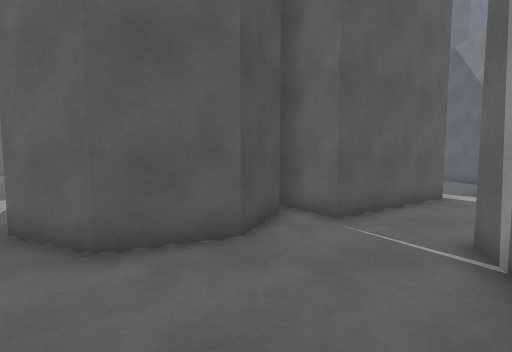
View 1 (above)

24 first-person views from a walk through a Unity game level. The camera is 1.4 m above the floor, tilts 4° down and sees 90° across. The floor is counted in squares, 1 m on a side. Each view is taken from the middle of a square. On the plan, view 1 faces up. The plan holds only what a view shows up to about 13 squares ahead; the rest is blank. The place goes on beyond the plan.

View 2
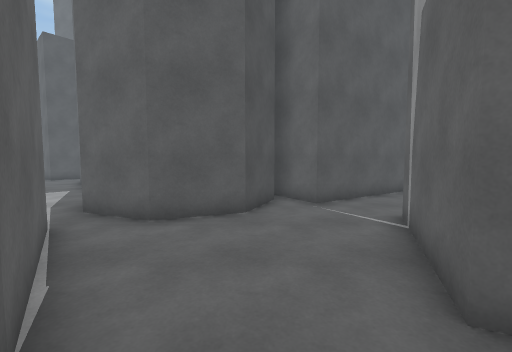

View 3
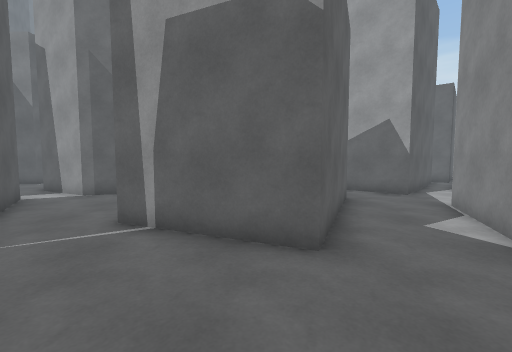

View 4
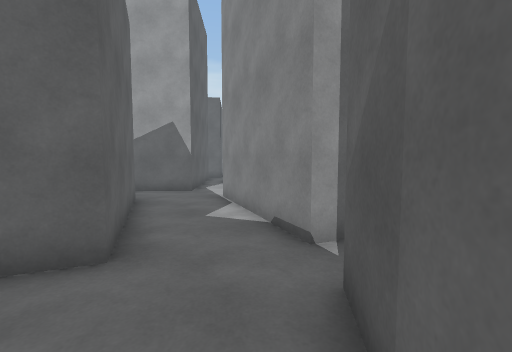

View 5
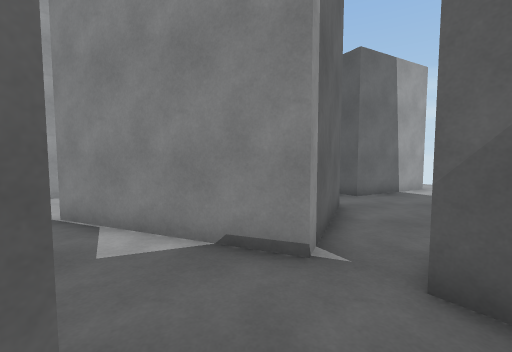

View 6
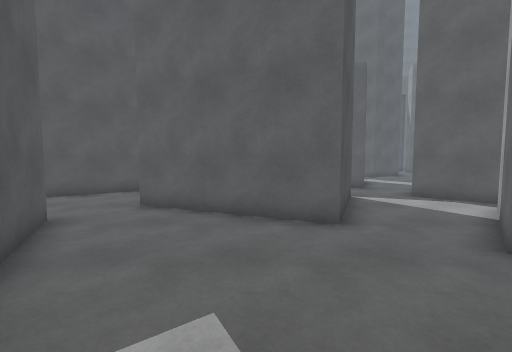

View 7
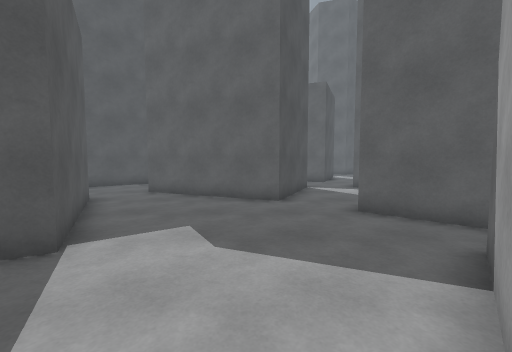

View 8
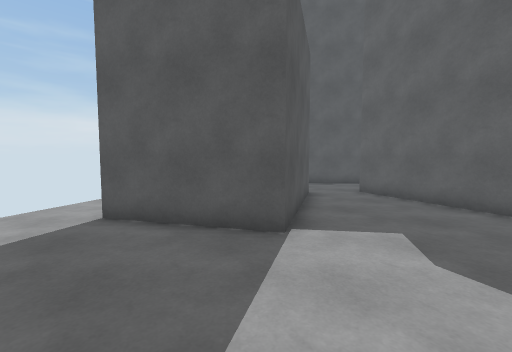

View 9
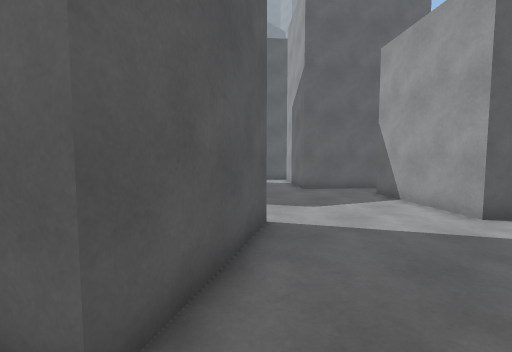

View 10
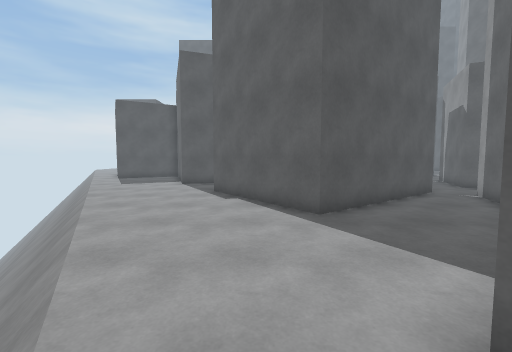

View 11
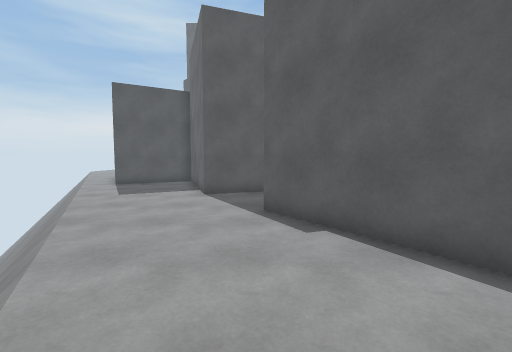

View 12
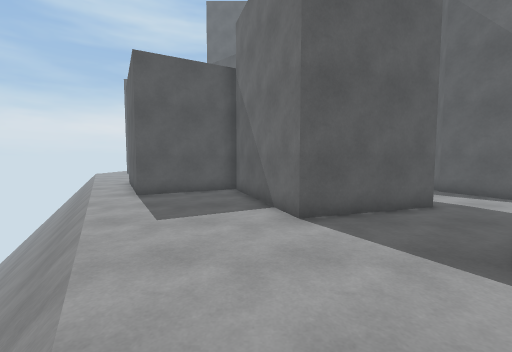

View 13
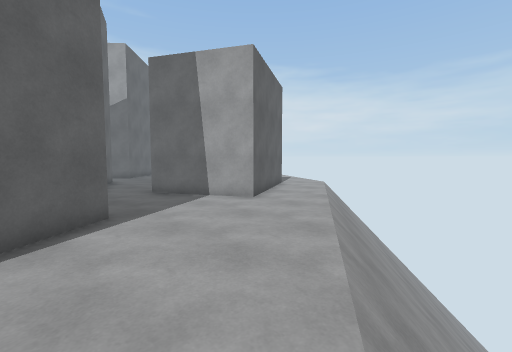

View 14
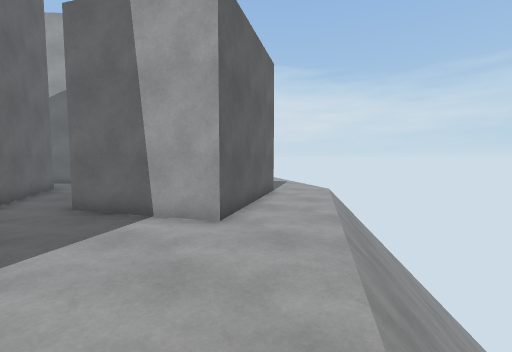

View 15
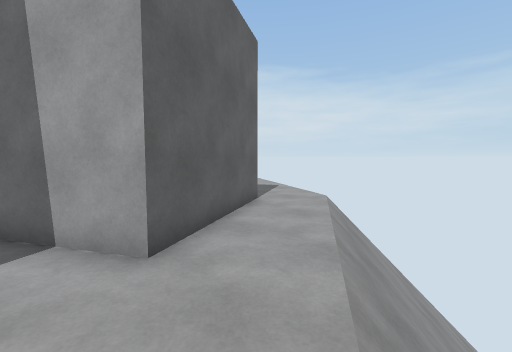

View 16
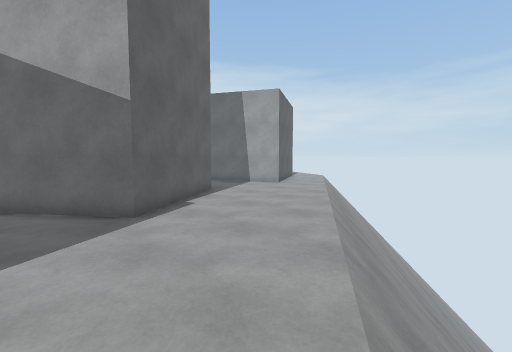

View 17
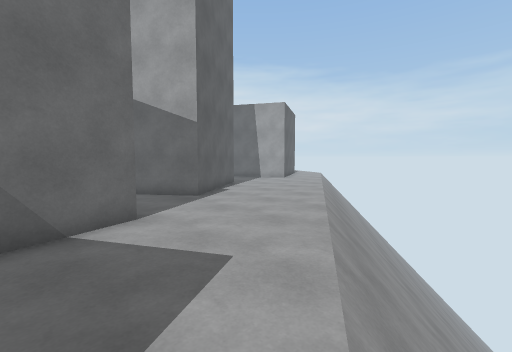

View 18
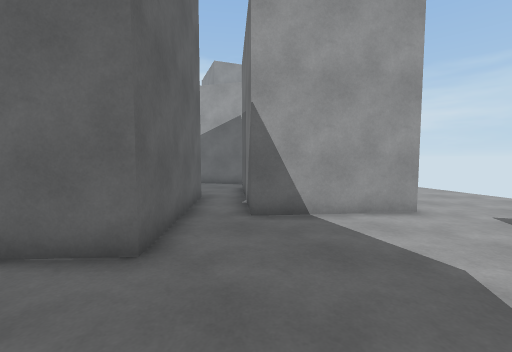

View 19
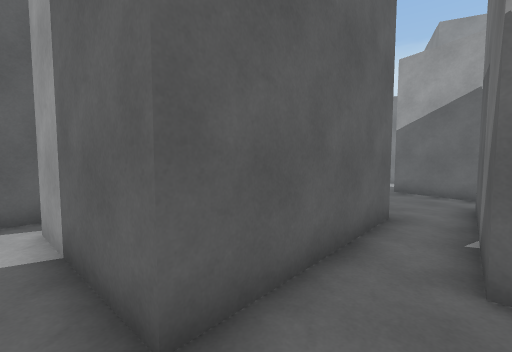

View 20
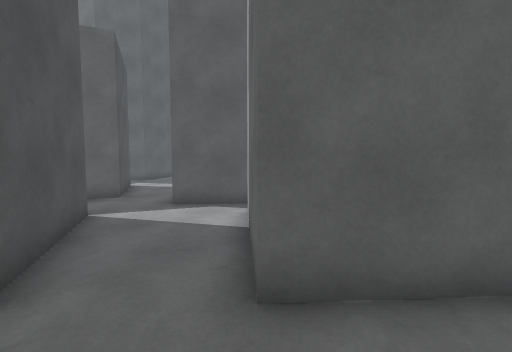

View 21
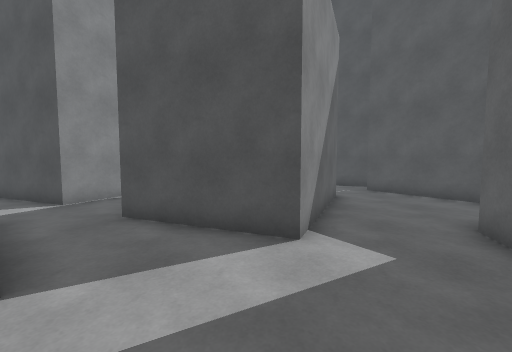

View 22
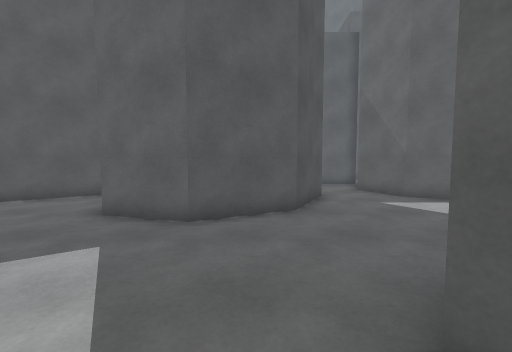

View 23
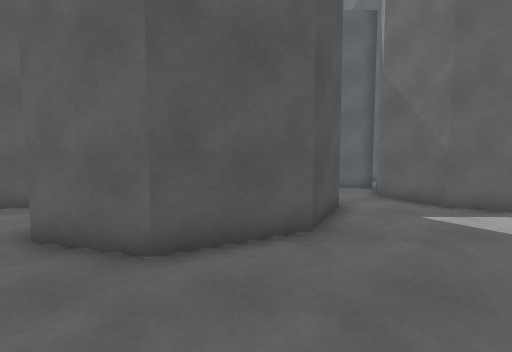

View 24
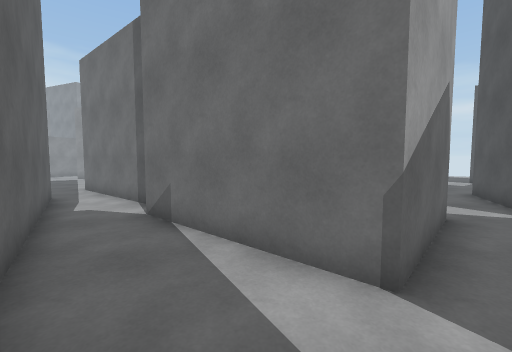

### Floor plan
Key: @ floor where view 1 was taken; # wall or solid block; . main floor; - floor 0.5 m lower than the main floor; v drop or lower ground.
Columns run from 20 left of view 1 to 18 right of it. Each row starts with its distance up from view 1.
 13                                     ##
 12                                     .#
 11                             ..     ..#
 10            .               ..#     ..#
  9            ..            ##.##    #..##
  8       #     .. #     #  ##..#     #...#
  7  #######     ..#    #####...#    ##....
  6 v.###..#     ..#    #.#.....##  ##....
  5 v......#     ..##  ##........####.....
  4 vv.....##    ...####.................
  3 vv-.....#####.. #......####.........
  2 vvv.....##....  ##.....#  ###......
  1  vvv.........#   #....##    #.....#
  0 vvvv........##   ##.@.###  ##...  #
 -1  vvvv......##     ##....####......
 -2   vvvv.....##    ###......##..##...##
 -3    vvv......#   ##..###......####...#
 -4    vvvv.....#####...#####...##  ##..##
 -5    vvvv......###...##   ##..##   ######
 -6    vvvvv...........#    ##...##
 -7    vvvvvv..........#### #....##
 -8    vvvvvv.............###...##
 -9    vvvvvvv......###........##
-10    vvvvvvv....### #.......##
-11    vvvvvvvv...##  ##......###
-12    v vvvvvvv..##   #........##
-13      vvvvvvv...##  ##........##
-14      vv vvvvv...####......##..#
-15      v  vvvvv...##.......#####...
-16         vvvvvv..........##   ##....
-17         vvvvvvv.........#     ##..##

Where each view was taken, in squares from view 1:
view 1: 0 up, 0 right, facing up
view 2: 2 down, 0 right, facing up
view 3: 1 up, 2 left, facing right
view 4: 1 up, 2 left, facing down-right
view 5: 1 up, 1 right, facing down
view 6: 14 down, 2 right, facing up
view 7: 17 down, 3 right, facing up
view 8: 17 down, 3 right, facing up-left
view 9: 17 down, 4 left, facing up-right
view 10: 12 down, 8 left, facing up
view 11: 8 down, 10 left, facing up
view 12: 4 down, 13 left, facing up
view 13: 4 down, 13 left, facing down-right
view 14: 7 down, 11 left, facing down-right
view 15: 9 down, 10 left, facing down-right
view 16: 1 up, 16 left, facing down-right
view 17: 4 up, 18 left, facing down-right
view 18: 9 down, 2 right, facing down-right
view 19: 11 down, 4 right, facing right
view 20: 12 down, 4 right, facing up-right
view 21: 1 up, 13 right, facing left
view 22: 1 down, 12 right, facing up
view 23: 1 up, 12 right, facing up
view 24: 1 up, 12 right, facing down
